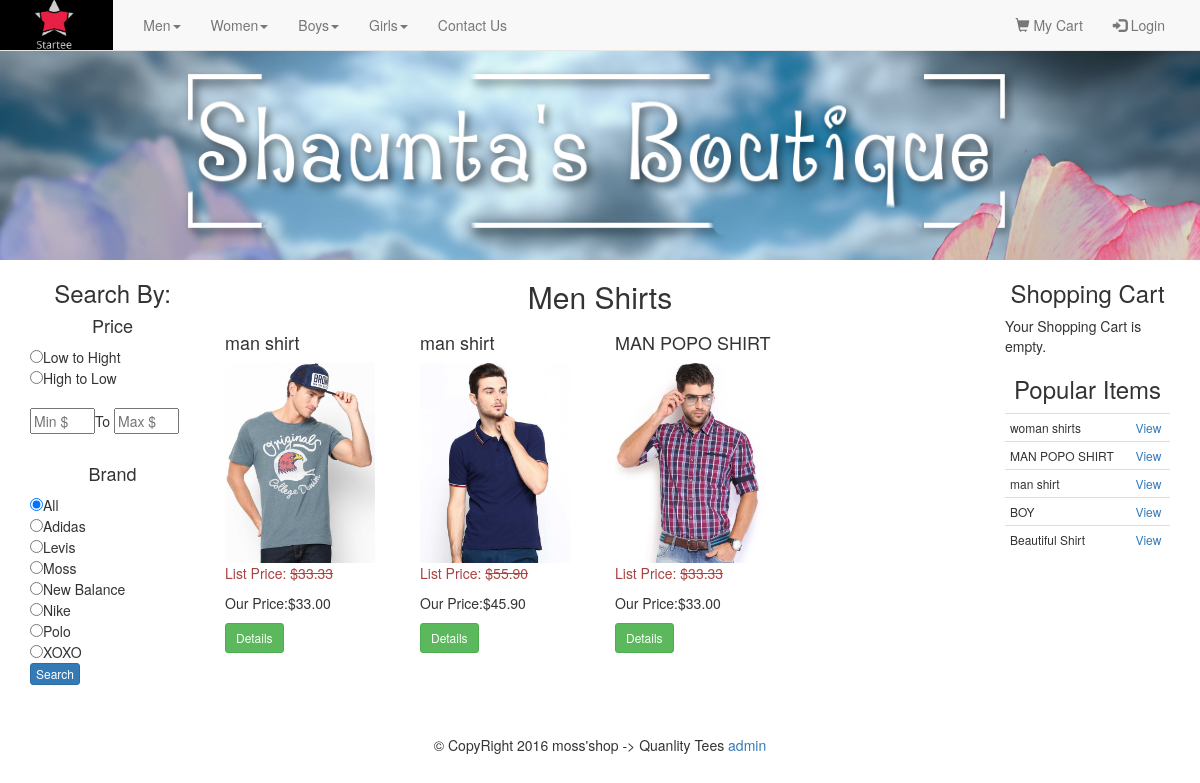
/category.php?cat=5, run on the app's committed database.
### tables this page shows
CREATE TABLE `categories` (
  `id` int(11) NOT NULL,
  `category` varchar(255) NOT NULL,
  `parent` int(11) NOT NULL DEFAULT '0'
);

CREATE TABLE `brand` (
  `id` int(11) NOT NULL,
  `brand` varchar(255) NOT NULL
);

CREATE TABLE `products` (
  `id` int(11) NOT NULL,
  `title` varchar(255) NOT NULL,
  `price` decimal(10,2) NOT NULL,
  `list_price` decimal(10,2) NOT NULL,
  `brand` int(11) NOT NULL,
  `categories` varchar(255) NOT NULL,
  `image` text NOT NULL,
  `description` varchar(500) NOT NULL,
  `featured` tinyint(4) NOT NULL DEFAULT '0',
  `sizes` text NOT NULL,
  `deleted` tinyint(4) NOT NULL DEFAULT '0'
);

### helpers/helpers.php (called while the page is built, shortened)
<?php
function sanitize($dirty){
	return htmlentities($dirty, ENT_QUOTES, "UTF-8");
}
function get_category($child_id){
	global $db;
	$id = sanitize($child_id);
	$sql = "SELECT p.id AS 'pid', p.category AS 'parent',c.id AS 'cid',C.category AS 'child'
	FROM categories c
	INNER JOIN categories p
	ON c.parent = p.id
	WHERE c.id = '$id'";
	$query = $db -> query($sql);
	$category = mysqli_fetch_assoc($query);
	return $category;
}
?>

### category.php (the view)
<?php
require_once 'core/init.php';
include 'includes/head.php';
include 'includes/navigation.php';
include 'includes/headerpartial.php';
include 'includes/leftbar.php';
if (isset($_GET['cat'])) {
	$cat_id = sanitize($_GET['cat']);
}else{
	$cat_id = '';
}
$sql = "SELECT * FROM products WHERE categories = '$cat_id'";
$productQ = $db -> query($sql);
$category = get_category($cat_id);
?>
<div class="col-md-8">
	<div class="row">
		<h2 class="text-center" ><?=$category['parent'].' '.$category['child'] ?></h2>
		<?php while($product = mysqli_fetch_assoc($productQ)) : ?>
			<div class="col-md-3">
				<h4><?php echo $product['title']; ?></h4>
				<?php $photos= explode(',', $product['image']) ?>
				<img src="<?=$photos[0]; ?>" alt="<?php echo $product['title']; ?>" class="img-thumb" />
				<p class="list-price text-danger">List Price: <s>$<?php echo $product['list_price']; ?></s></p>
				<p class="price">Our Price:$<?php echo $product['price']; ?></p>
				<button class="btn btn-sm btn-success" type="button"  onclick="detailsmodal(<?php echo $product['id']; ?>)" > Details</button>
			</div>
		<?php endwhile; ?>
	</div>
</div>
<?php
include 'includes/rightbar.php';
include 'includes/footer.php';
?>

### includes/navigation.php (shortened to what this page needs)
<?php
$sql = "SELECT * FROM categories WHERE  parent = 0";
$pquery = $db -> query($sql);
?>
<nav class="navbar navbar-default navbar-fixed-top" >
	<div class="contianer-fluid">
		<div class="navbar-header" >
			<a class="navbar-brand" href="index.php">
				<img src="../tutorial/images/headerlogo/logo.jpg" id="mylogo">
			</a>
		</div>
		<div class="collapse navbar-collapse" id="navbar-container">
			<ul class="nav navbar-nav" >
				<?php while($parent = mysqli_fetch_assoc($pquery)): ?>
					<li class="dropdown">
						<a href="#" class="dropdown-toggle" data-toggle="dropdown"><?=$parent['category']; ?><span class="caret"></span></a>
					</li>
				<?php endwhile; ?>
				<li>
					<a href="contactus.php">Contact Us</a>
				</li>
			</ul>
			<ul class="nav navbar-nav navbar-right" id="myBtn">
				<li>
					<a href="cart.php">
						<span class="glyphicon glyphicon-shopping-cart"></span>
						My Cart
					</a>
				</li>
				<?php if(!isset($_SESSION['SBUser'])): ?>
					<li ><a href="login.php"><span class="glyphicon glyphicon-log-in"></span> Login</a></li>
			<?php endif; ?>
		</ul>
	</div>
</div>
</nav>

### includes/widgets/filters.php (shortened to what this page needs)
<?php
$price_sort = ((isset($_REQUEST['price_sort']))?sanitize($_REQUEST['price_sort']):'');
$min_price = ((isset($_REQUEST['min_price']))?sanitize($_REQUEST['min_price']):'');
$max_price = ((isset($_REQUEST['max_price']))?sanitize($_REQUEST['max_price']):'');
$b = ((isset($_REQUEST['brand']))?sanitize($_REQUEST['brand']):'');
$brandQ = $db -> query("SELECT * FROM brand ORDER BY brand");
?>
<h3 class="text-center">Search By: </h3>
<h4 class="text-center">Price</h4>
<form action="search.php" method="post">
	<input type="radio" name="price_sort" value="low" <?=(($price_sort == 'low')?' checked':'');?>>Low to Hight <br>
	<input type="radio" name="price_sort" value="high" <?=(($price_sort == 'high')?' checked':'');?>>High to Low <br><br>
	<input type="text" name="min_price" class="price-range" placeholder="Min $" value="<?=$min_price;?>">To
	<input type="text" name="max_price" class="price-range" placeholder="Max $" value="<?=$max_price;?>"><br><br>
	<h4 class="text-center">Brand</h4>
	<input type="radio" name="brand" value=""<?=(($b == '')?' checked':'');?>>All<br>
	<?php while($brand = mysqli_fetch_assoc($brandQ)): ?>
		<input type="radio" name="brand" value="<?=$brand['id'];?>" <?=(($b == $brand['id'])?' checked':'');?>><?=$brand['brand'];?><br>
	<?php endwhile; ?>
	<input type="submit" value="Search" class="btn btn-xs btn-primary">
</form>

### includes/widgets/recent.php
<h3 class="text-center">Popular Items</h3>
<?php
$transQ = $db -> query("SELECT * FROM cart WHERE paid=1 ORDER BY id DESC LIMIT 5");
$results = array();
while($row = mysqli_fetch_assoc($transQ)){
	$results[] = $row;
}
$row_count = $transQ -> num_rows;
$used_ids = array();
for($i=0; $i<$row_count; $i++){
	$json_items = $results[$i]['items'];
	$items = json_decode($json_items, true);
	foreach ($items as $item) {
		if(!in_array($item['id'], $used_ids)){
			$used_ids[] = $item['id'];
		}
	}
}
?>
<div id="recent_widget">
	<table class="table table-condensed">
		<?php foreach($used_ids as $id):
		$productQ = $db -> query("SELECT id, title FROM products WHERE id='{$id}'");
		$product = mysqli_fetch_assoc($productQ);
		?>
		<tr>
		<td><?=substr($product['title'],0,15);?></td>
			<td><a class="text-primary" onclick="detailsmodal('<?=$id;?>')" >View </a></td>
		</tr>
	<?php endforeach; ?>
</table>
</div>

### css/main.css (style rules this page uses)
body { padding-top: 50px; }
#mylogo { margin-top: -15px; margin-left: -15px; height: 250%; width: 150px margin-bottom: 0; }
#myBtn { margin-right: 20px; }
.img-thumb { width: auto; height: 200px; }
#cart_widget td, #recent_widget { font-size: 12px; }
input.price-range { width:65px; }

### data on the page
categories: category "Men", categories.category "Shirts"
categories: category "Women"
categories: category "Boys"
categories: category "Girls"
brand: brand "Adidas"
brand: brand "Levis"
brand: brand "Moss"
brand: brand "New Balance"
brand: brand "Nike"
brand: brand "Polo"
brand: brand "XOXO"
products: title "man shirt", image (picture), list_price "33.33", price "33.00"
products: title "man shirt", image (picture), list_price "55.90", price "45.90"
products: title "MAN POPO SHIRT", image (picture), list_price "33.33", price "33.00"
products: title "woman shirts"
products: title "BOY"
products: title "Beautiful Shirt"
